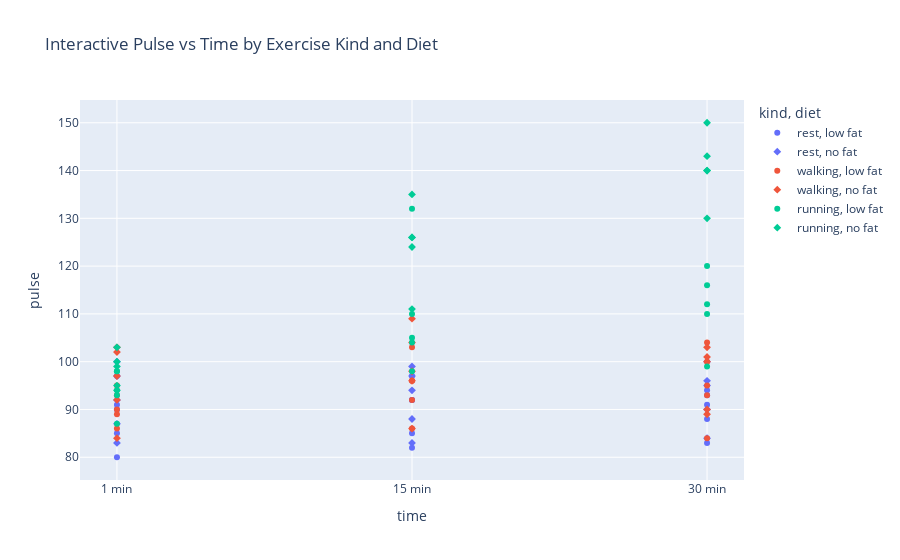

Here is the notebook cell this chart was saved with:
### Code cell
# Interactive scatter plot
fig = px.scatter(df, x='time', y='pulse', color='kind', symbol='diet', hover_data=['id'], title='Interactive Pulse vs Time by Exercise Kind and Diet')
fig.show()

### Figure 1 — Plotly figure (JSON) as saved in the notebook; plotly's stock layout.template omitted (floating-point values rounded to 4 significant figures)
{"data": [{"customdata": [[1], [1], [1], [2], [2], [2], [3], [3], [3], [4], [4], [4], [5], [5], [5]], "hovertemplate": "kind=rest<br>diet=low fat<br>time=%{x}<br>pulse=%{y}<br>id=%{customdata[0]}<extra></extra>", "legendgroup": "rest, low fat", "marker": {"color": "#636efa", "symbol": "circle"}, "mode": "markers", "name": "rest, low fat", "orientation": "v", "showlegend": true, "type": "scatter", "x": ["1 min", "15 min", "30 min", "1 min", "15 min", "30 min", "1 min", "15 min", "30 min", "1 min", "15 min", "30 min", "1 min", "15 min", "30 min"], "xaxis": "x", "y": [85, 85, 88, 90, 92, 93, 97, 97, 94, 80, 82, 83, 91, 92, 91], "yaxis": "y"}, {"customdata": [[6], [6], [6], [7], [7], [7], [8], [8], [8], [9], [9], [9], [10], [10], [10]], "hovertemplate": "kind=rest<br>diet=no fat<br>time=%{x}<br>pulse=%{y}<br>id=%{customdata[0]}<extra></extra>", "legendgroup": "rest, no fat", "marker": {"color": "#636efa", "symbol": "diamond"}, "mode": "markers", "name": "rest, no fat", "orientation": "v", "showlegend": true, "type": "scatter", "x": ["1 min", "15 min", "30 min", "1 min", "15 min", "30 min", "1 min", "15 min", "30 min", "1 min", "15 min", "30 min", "1 min", "15 min", "30 min"], "xaxis": "x", "y": [83, 83, 84, 87, 88, 90, 92, 94, 95, 97, 99, 96, 100, 97, 100], "yaxis": "y"}, {"customdata": [[11], [11], [11], [12], [12], [12], [13], [13], [13], [14], [14], [14], [15], [15], [15]], "hovertemplate": "kind=walking<br>diet=low fat<br>time=%{x}<br>pulse=%{y}<br>id=%{customdata[0]}<extra></extra>", "legendgroup": "walking, low fat", "marker": {"color": "#EF553B", "symbol": "circle"}, "mode": "markers", "name": "walking, low fat", "orientation": "v", "showlegend": true, "type": "scatter", "x": ["1 min", "15 min", "30 min", "1 min", "15 min", "30 min", "1 min", "15 min", "30 min", "1 min", "15 min", "30 min", "1 min", "15 min", "30 min"], "xaxis": "x", "y": [86, 86, 84, 93, 103, 104, 90, 92, 93, 95, 96, 100, 89, 96, 95], "yaxis": "y"}, {"customdata": [[16], [16], [16], [17], [17], [17], [18], [18], [18], [19], [19], [19], [20], [20], [20]], "hovertemplate": "kind=walking<br>diet=no fat<br>time=%{x}<br>pulse=%{y}<br>id=%{customdata[0]}<extra></extra>", "legendgroup": "walking, no fat", "marker": {"color": "#EF553B", "symbol": "diamond"}, "mode": "markers", "name": "walking, no fat", "orientation": "v", "showlegend": true, "type": "scatter", "x": ["1 min", "15 min", "30 min", "1 min", "15 min", "30 min", "1 min", "15 min", "30 min", "1 min", "15 min", "30 min", "1 min", "15 min", "30 min"], "xaxis": "x", "y": [84, 86, 89, 103, 109, 90, 92, 96, 101, 97, 98, 100, 102, 104, 103], "yaxis": "y"}, {"customdata": [[21], [21], [21], [22], [22], [22], [23], [23], [23], [24], [24], [24], [25], [25], [25]], "hovertemplate": "kind=running<br>diet=low fat<br>time=%{x}<br>pulse=%{y}<br>id=%{customdata[0]}<extra></extra>", "legendgroup": "running, low fat", "marker": {"color": "#00cc96", "symbol": "circle"}, "mode": "markers", "name": "running, low fat", "orientation": "v", "showlegend": true, "type": "scatter", "x": ["1 min", "15 min", "30 min", "1 min", "15 min", "30 min", "1 min", "15 min", "30 min", "1 min", "15 min", "30 min", "1 min", "15 min", "30 min"], "xaxis": "x", "y": [93, 98, 110, 98, 104, 112, 98, 105, 99, 87, 132, 120, 94, 110, 116], "yaxis": "y"}, {"customdata": [[26], [26], [26], [27], [27], [27], [28], [28], [28], [29], [29], [29], [30], [30], [30]], "hovertemplate": "kind=running<br>diet=no fat<br>time=%{x}<br>pulse=%{y}<br>id=%{customdata[0]}<extra></extra>", "legendgroup": "running, no fat", "marker": {"color": "#00cc96", "symbol": "diamond"}, "mode": "markers", "name": "running, no fat", "orientation": "v", "showlegend": true, "type": "scatter", "x": ["1 min", "15 min", "30 min", "1 min", "15 min", "30 min", "1 min", "15 min", "30 min", "1 min", "15 min", "30 min", "1 min", "15 min", "30 min"], "xaxis": "x", "y": [95, 126, 143, 100, 126, 140, 103, 124, 140, 94, 135, 130, 99, 111, 150], "yaxis": "y"}], "layout": {"legend": {"title": {"text": "kind, diet"}, "tracegroupgap": 0}, "title": {"text": "Interactive Pulse vs Time by Exercise Kind and Diet"}, "xaxis": {"anchor": "y", "domain": [0, 1], "title": {"text": "time"}}, "yaxis": {"anchor": "x", "domain": [0, 1], "title": {"text": "pulse"}}}}
